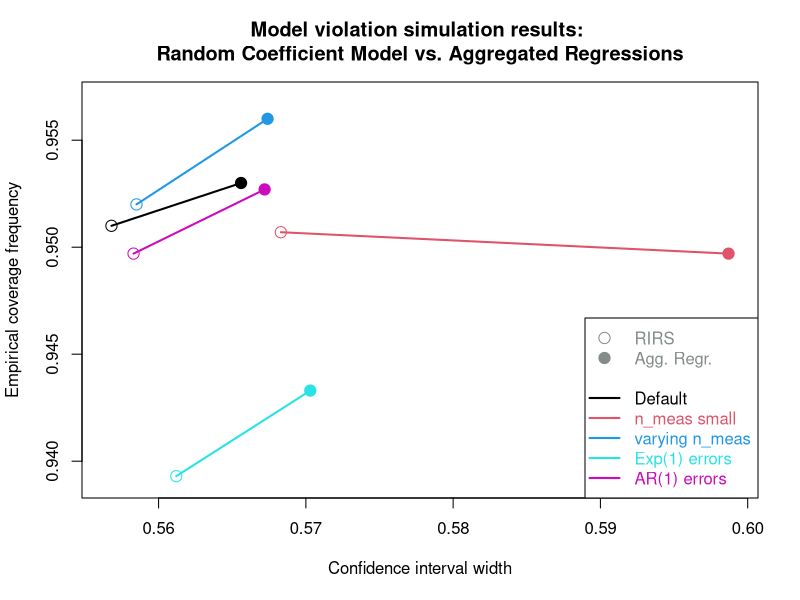

Reproduce this figure in R.
# this script generates Fig. 3.3


default <- c(0.9510, 0.9530, 0.5568, 0.5656)
i. <- c(0.9507, 0.9497, 0.5683, 0.5987)
iii. <- c(0.9520, 0.9560, 0.5585, 0.5674)
iv. <- c(0.9393, 0.9433, 0.5612, 0.5703)
v. <- c(0.9497, 0.9527, 0.5583, 0.5672)

rirs <- rbind(default, i., iii., iv., v.)

size <- 1.5

pdf("model_vio_rirs.pdf", width=7, height=7)

plot(x = rirs[,3], y = rirs[,1], xlim = c(0.5565, 0.599), ylim = c(0.939, 0.957), 
     col = c(1,2,4,5,6), pch = 1, cex = size, xlab = "Confidence interval width", 
     ylab = "Empirical coverage frequency", 
     main = "Model violation simulation results: \nRandom Coefficient Model vs. Aggregated Regressions")

points(x = rirs[,4], y = rirs[,2], col = c(1,2,4,5,6), pch = 19, cex = size)

thick <- 2

lines(x = c(rirs[1,3], rirs[1,4]), y = c(rirs[1,1], rirs[1,2]), col = 1, lwd = thick)
lines(x = c(rirs[2,3], rirs[2,4]), y = c(rirs[2,1], rirs[2,2]), col = 2, lwd = thick)
lines(x = c(rirs[3,3], rirs[3,4]), y = c(rirs[3,1], rirs[3,2]), col = 4, lwd = thick)
lines(x = c(rirs[4,3], rirs[4,4]), y = c(rirs[4,1], rirs[4,2]), col = 5, lwd = thick)
lines(x = c(rirs[5,3], rirs[5,4]), y = c(rirs[5,1], rirs[5,2]), col = 6, lwd = thick)

legend("bottomright", legend = c("RIRS", "Agg. Regr.", NA, "Default", "n_meas small", 
                                  "varying n_meas", "Exp(1) errors", 
                                 "AR(1) errors"), ncol = 1, pch = c(1, 19, NA, NA, NA, NA, NA, NA),
       pt.cex = size, text.col = c("azure4","azure4",NA,c(1,2,4,5,6)), col = c("azure4","azure4",NA,c(1,2,4,5,6)), 
       lty = c(NA, NA,NA, rep(1,5)), lwd = c(NA, NA,NA, rep(thick, 5)))

dev.off()


















